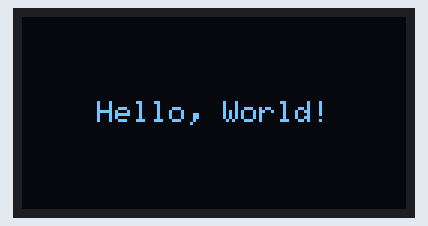
Simulated run of this program. Board: Arduino Uno, built with avr-gcc and run on an emulated ATmega328P. Parts: 128×64 one-colour display.

Above: at 0.3 s.
At 2.3 s:
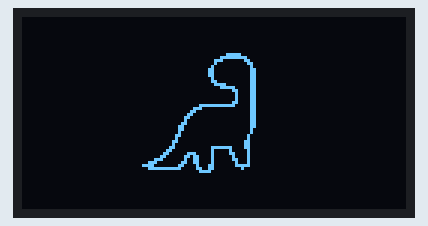

Measured:
- what the display in image 0 shows lasts 2.0 s, from 0.3 s to 2.3 s

The program:

main.cpp
```cpp
#include <Arduino.h>
#include <Wire.h>
#include <Adafruit_GFX.h>
#include <Adafruit_SSD1306.h>

#define SCREEN_WIDTH 128 // OLED display width,  in pixels
#define SCREEN_HEIGHT 64 // OLED display height, in pixels

#define BITMAP_WIDTH    64
#define BITMAP_HEIGHT   64

static const unsigned char PROGMEM example[] = {
  0b00000000, 0b00000000, 0b00000000, 0b00000000, 0b00000000, 0b00000000, 0b00000000, 0b00000000,
  0b00000000, 0b00000000, 0b00000000, 0b00000000, 0b00000000, 0b00000000, 0b00000000, 0b00000000,
  0b00000000, 0b00000000, 0b00000000, 0b00000000, 0b00000000, 0b00000000, 0b00000000, 0b00000000,
  0b00000000, 0b00000000, 0b00000000, 0b00000000, 0b00000000, 0b00000000, 0b00000000, 0b00000000,
  0b00000000, 0b00000000, 0b00000000, 0b00000000, 0b00000000, 0b00000000, 0b00000000, 0b00000000,
  0b00000000, 0b00000000, 0b00000000, 0b00000000, 0b00000000, 0b00000000, 0b00000000, 0b00000000,
  0b00000000, 0b00000000, 0b00000000, 0b00000000, 0b00000000, 0b00000000, 0b00000000, 0b00000000,
  0b00000000, 0b00000000, 0b00000000, 0b00000000, 0b00000000, 0b00000000, 0b00000000, 0b00000000,
  0b00000000, 0b00000000, 0b00000000, 0b00000000, 0b00000000, 0b00000000, 0b00000000, 0b00000000,
  0b00000000, 0b00000000, 0b00000000, 0b00000000, 0b00000000, 0b00000000, 0b00000000, 0b00000000,
  0b00000000, 0b00000000, 0b00000000, 0b00000000, 0b00000000, 0b00000000, 0b00000000, 0b00000000,
  0b00000000, 0b00000000, 0b00000000, 0b00000000, 0b00000000, 0b00000000, 0b00000000, 0b00000000,
  0b00000000, 0b00000000, 0b00000000, 0b00000000, 0b00001111, 0b10000000, 0b00000000, 0b00000000,
  0b00000000, 0b00000000, 0b00000000, 0b00000000, 0b00111111, 0b11100000, 0b00000000, 0b00000000,
  0b00000000, 0b00000000, 0b00000000, 0b00000000, 0b11100000, 0b00110000, 0b00000000, 0b00000000,
  0b00000000, 0b00000000, 0b00000000, 0b00000000, 0b10000000, 0b00011000, 0b00000000, 0b00000000,
  0b00000000, 0b00000000, 0b00000000, 0b00000001, 0b00000000, 0b00001000, 0b00000000, 0b00000000,
  0b00000000, 0b00000000, 0b00000000, 0b00000011, 0b00000000, 0b00001100, 0b00000000, 0b00000000,
  0b00000000, 0b00000000, 0b00000000, 0b00000011, 0b00000000, 0b00001100, 0b00000000, 0b00000000,
  0b00000000, 0b00000000, 0b00000000, 0b00000011, 0b00000000, 0b00001100, 0b00000000, 0b00000000,
  0b00000000, 0b00000000, 0b00000000, 0b00000001, 0b00000000, 0b00001100, 0b00000000, 0b00000000,
  0b00000000, 0b00000000, 0b00000000, 0b00000001, 0b10000000, 0b00001100, 0b00000000, 0b00000000,
  0b00000000, 0b00000000, 0b00000000, 0b00000000, 0b11110000, 0b00001100, 0b00000000, 0b00000000,
  0b00000000, 0b00000000, 0b00000000, 0b00000000, 0b00111110, 0b00001100, 0b00000000, 0b00000000,
  0b00000000, 0b00000000, 0b00000000, 0b00000000, 0b00000011, 0b00001100, 0b00000000, 0b00000000,
  0b00000000, 0b00000000, 0b00000000, 0b00000000, 0b00000001, 0b00001100, 0b00000000, 0b00000000,
  0b00000000, 0b00000000, 0b00000000, 0b00000000, 0b00000001, 0b00001100, 0b00000000, 0b00000000,
  0b00000000, 0b00000000, 0b00000000, 0b00000000, 0b00000001, 0b00001100, 0b00000000, 0b00000000,
  0b00000000, 0b00000000, 0b00000000, 0b00000000, 0b00000011, 0b00001100, 0b00000000, 0b00000000,
  0b00000000, 0b00000000, 0b00000000, 0b00011111, 0b11111110, 0b00001100, 0b00000000, 0b00000000,
  0b00000000, 0b00000000, 0b00000000, 0b01110000, 0b00000000, 0b00001100, 0b00000000, 0b00000000,
  0b00000000, 0b00000000, 0b00000000, 0b11000000, 0b00000000, 0b00001100, 0b00000000, 0b00000000,
  0b00000000, 0b00000000, 0b00000001, 0b10000000, 0b00000000, 0b00001100, 0b00000000, 0b00000000,
  0b00000000, 0b00000000, 0b00000011, 0b00000000, 0b00000000, 0b00001100, 0b00000000, 0b00000000,
  0b00000000, 0b00000000, 0b00000010, 0b00000000, 0b00000000, 0b00001100, 0b00000000, 0b00000000,
  0b00000000, 0b00000000, 0b00000110, 0b00000000, 0b00000000, 0b00001100, 0b00000000, 0b00000000,
  0b00000000, 0b00000000, 0b00001100, 0b00000000, 0b00000000, 0b00001100, 0b00000000, 0b00000000,
  0b00000000, 0b00000000, 0b00001100, 0b00000000, 0b00000000, 0b00001000, 0b00000000, 0b00000000,
  0b00000000, 0b00000000, 0b00001000, 0b00000000, 0b00000000, 0b00001000, 0b00000000, 0b00000000,
  0b00000000, 0b00000000, 0b00011000, 0b00000000, 0b00000000, 0b00010000, 0b00000000, 0b00000000,
  0b00000000, 0b00000000, 0b00010000, 0b00000000, 0b00000000, 0b00010000, 0b00000000, 0b00000000,
  0b00000000, 0b00000000, 0b00110000, 0b00000000, 0b00000000, 0b00110000, 0b00000000, 0b00000000,
  0b00000000, 0b00000000, 0b00100000, 0b00000000, 0b00000000, 0b00110000, 0b00000000, 0b00000000,
  0b00000000, 0b00000000, 0b01100000, 0b00000001, 0b11111100, 0b00110000, 0b00000000, 0b00000000,
  0b00000000, 0b00000000, 0b11000000, 0b00000001, 0b00000100, 0b00010000, 0b00000000, 0b00000000,
  0b00000000, 0b00000001, 0b10000001, 0b11000001, 0b00000110, 0b00010000, 0b00000000, 0b00000000,
  0b00000000, 0b00000011, 0b00000011, 0b01100001, 0b00000010, 0b00010000, 0b00000000, 0b00000000,
  0b00000000, 0b00001110, 0b00000010, 0b01100001, 0b00000011, 0b00010000, 0b00000000, 0b00000000,
  0b00000000, 0b00111000, 0b00000110, 0b01100001, 0b00000001, 0b00010000, 0b00000000, 0b00000000,
  0b00000000, 0b11110000, 0b00001100, 0b00100011, 0b00000001, 0b11110000, 0b00000000, 0b00000000,
  0b00000000, 0b00111111, 0b11111000, 0b00110011, 0b00000000, 0b01000000, 0b00000000, 0b00000000,
  0b00000000, 0b00000000, 0b00000000, 0b00011110, 0b00000000, 0b00000000, 0b00000000, 0b00000000,
  0b00000000, 0b00000000, 0b00000000, 0b00000000, 0b00000000, 0b00000000, 0b00000000, 0b00000000,
  0b00000000, 0b00000000, 0b00000000, 0b00000000, 0b00000000, 0b00000000, 0b00000000, 0b00000000,
  0b00000000, 0b00000000, 0b00000000, 0b00000000, 0b00000000, 0b00000000, 0b00000000, 0b00000000,
  0b00000000, 0b00000000, 0b00000000, 0b00000000, 0b00000000, 0b00000000, 0b00000000, 0b00000000,
  0b00000000, 0b00000000, 0b00000000, 0b00000000, 0b00000000, 0b00000000, 0b00000000, 0b00000000,
  0b00000000, 0b00000000, 0b00000000, 0b00000000, 0b00000000, 0b00000000, 0b00000000, 0b00000000,
  0b00000000, 0b00000000, 0b00000000, 0b00000000, 0b00000000, 0b00000000, 0b00000000, 0b00000000,
  0b00000000, 0b00000000, 0b00000000, 0b00000000, 0b00000000, 0b00000000, 0b00000000, 0b00000000,
  0b00000000, 0b00000000, 0b00000000, 0b00000000, 0b00000000, 0b00000000, 0b00000000, 0b00000000,
  0b00000000, 0b00000000, 0b00000000, 0b00000000, 0b00000000, 0b00000000, 0b00000000, 0b00000000,
  0b00000000, 0b00000000, 0b00000000, 0b00000000, 0b00000000, 0b00000000, 0b00000000, 0b00000000,
  0b00000000, 0b00000000, 0b00000000, 0b00000000, 0b00000000, 0b00000000, 0b00000000, 0b00000000,
};

// declare an SSD1306 display object connected to I2C
Adafruit_SSD1306 oled(SCREEN_WIDTH, SCREEN_HEIGHT, &Wire, -1);

void drawBitmap(const uint8_t *bitmap, uint8_t width, uint8_t height, bool vertical = true, bool horizontal = true)
{
  oled.clearDisplay();

  oled.drawBitmap(
      horizontal ? (oled.width() - width) / 2 : 0,
      vertical ? (oled.height() - height) / 2 : 0,
      bitmap,
      width,
      height,
      WHITE);
  oled.display();
}

void centerText(String text, bool vertical = true, bool horizontal = true)
{
  oled.clearDisplay();

  int16_t x1, y1;
  uint16_t w, h;
  oled.getTextBounds(text, 0, 0, &x1, &y1, &w, &h);

  int16_t x = horizontal ? (SCREEN_WIDTH - w) / 2 : 0;
  int16_t y = vertical ? (SCREEN_HEIGHT - h) / 2 : 0;

  oled.setCursor(x, y);
  oled.setTextColor(WHITE);
  oled.setTextWrap(false);
  oled.println(text);
  oled.display();
}

void setup() {
  // initialize OLED display with address 0x3C for 128x64
  if (!oled.begin(SSD1306_SWITCHCAPVCC, 0x3C))
  {
    Serial.println(F("SSD1306 allocation failed"));
    while (true);
  }

  delay(200);

  centerText("Hello, World!");
  delay(2000);

  drawBitmap(example, BITMAP_WIDTH, BITMAP_HEIGHT);
}

void loop() {

}
```
